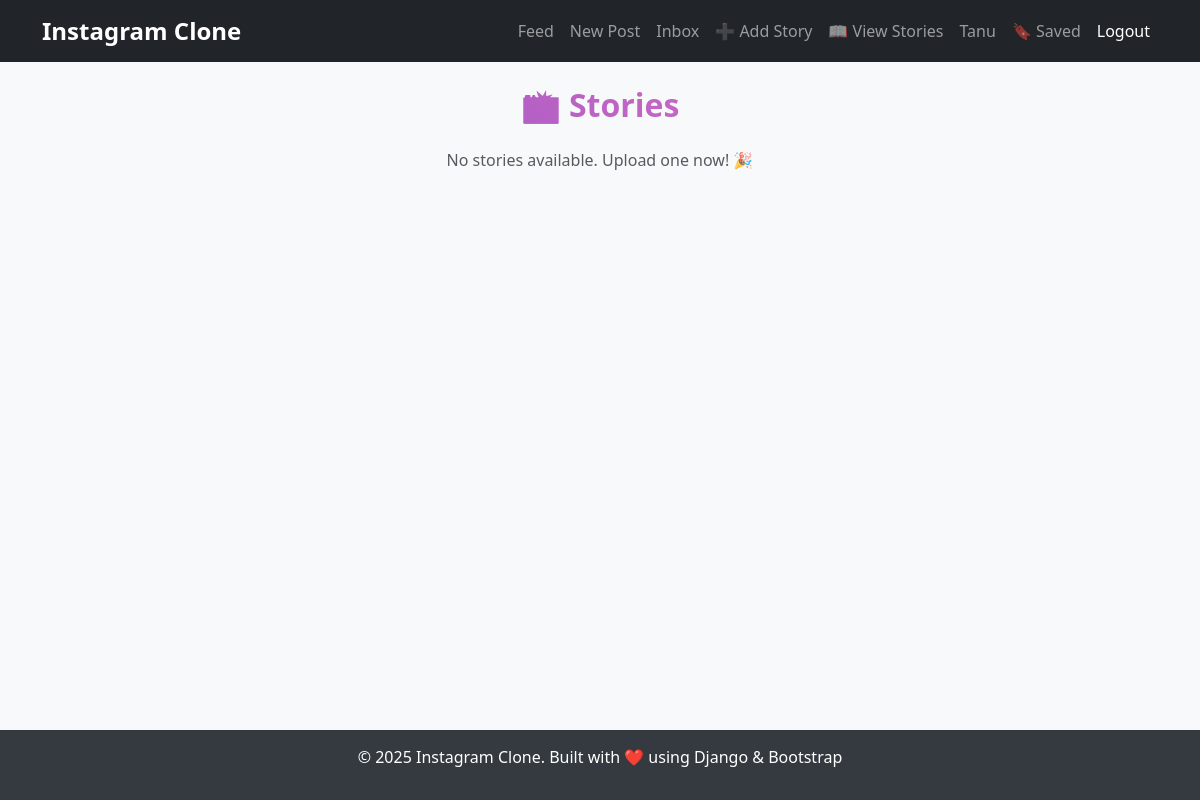
Page /stories/show_stories/ (signed in) on the earlier database version.
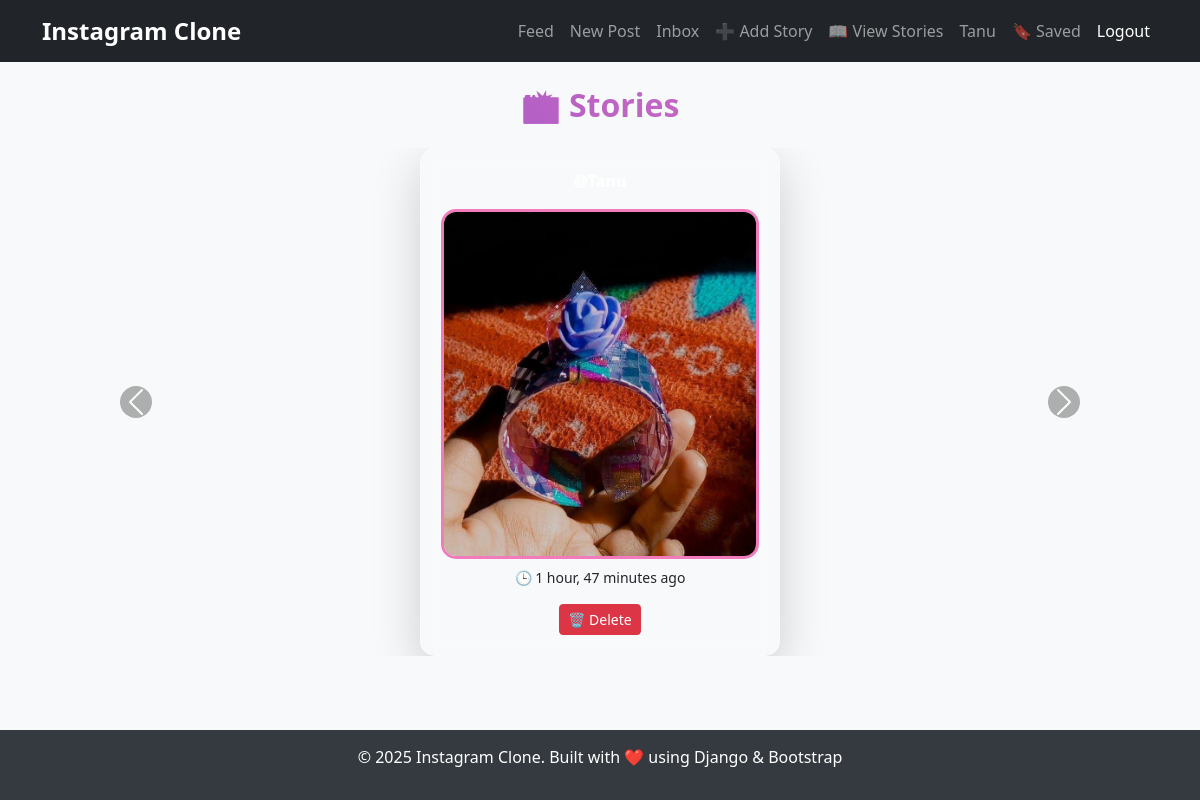
Same page on the later database version.
### users/models.py (models this page shows, shortened)
class CustomUser(AbstractUser):
    bio = models.TextField(blank=True, null=True)
    profile_picture = models.ImageField(upload_to='profile_pics/', blank=True, null=True)

### stories/models.py (models this page shows, shortened)
class Story(models.Model):
    user = models.ForeignKey(settings.AUTH_USER_MODEL, on_delete=models.CASCADE)
    image = models.ImageField(
        upload_to="stories/images/",
        validators=[FileExtensionValidator(allowed_extensions=["jpg", "jpeg", "png"])]
    )
    created_at = models.DateTimeField(auto_now_add=True)

### stories/views.py (the view)
# urls.py: path("show_stories/", show_stories, name="show_stories"),
@login_required
def show_stories(request):
    stories = Story.objects.filter(created_at__gte=timezone.now() - timedelta(hours=24))
    return render(request, "show_stories.html", {"stories": stories})

### templates/show_stories.html (shortened to what this page needs)
{% extends "base.html" %}
{% block content %}
<div class="container">
    <h2 class="text-center my-4 text-gradient">📸 Stories</h2>
    {% if stories %}
    <div id="storyCarousel" class="carousel slide" data-bs-ride="carousel">
        <div class="carousel-inner">
            {% for story in stories %}
                <div class="carousel-item {% if forloop.first %}active{% endif %}">
                    <div class="d-flex justify-content-center">
                        <div class="story-card glassmorphism shadow-lg">
                            <div class="card-body text-center">
                                <p class="fw-bold text-white">@{{ story.user.username }}</p>
                                <img src="{{ story.image.url }}" alt="Story Image" class="story-media">
                                <p class=" small mt-2">🕒 {{ story.created_at|timesince }} ago</p>
                                {% if story.user == request.user %}
                                    <form action="{% url 'delete_story' story.id %}" method="post">
                                        <button type="submit" class="btn btn-danger btn-sm">🗑 Delete</button>
                                    </form>
                                {% endif %}
                            </div>
                        </div>
                    </div>
                </div>
            {% endfor %}
        </div>
        <button class="carousel-control-prev custom-arrow" type="button" data-bs-target="#storyCarousel" data-bs-slide="prev">
            <span class="carousel-control-prev-icon" aria-hidden="true"></span>
        </button>
        <button class="carousel-control-next custom-arrow" type="button" data-bs-target="#storyCarousel" data-bs-slide="next">
            <span class="carousel-control-next-icon" aria-hidden="true"></span>
        </button>
    </div>
    {% else %}
        <p class="text-center text-muted">No stories available. Upload one now! 🎉</p>
    {% endif %}
</div>
{% endblock %}

### templates/base.html (shortened to what this page needs)
<!DOCTYPE html>
<html lang="en">
<head>
    <link rel="stylesheet" href="https://cdn.jsdelivr.net/npm/bootstrap@5.3.0/dist/css/bootstrap.min.css">
</head>
<body>
    <nav class="navbar navbar-expand-lg navbar-dark bg-dark">
        <div class="container">
            <a class="navbar-brand" href="/">Instagram Clone</a>
            <div class="collapse navbar-collapse" id="navbarNav">
                <ul class="navbar-nav ms-auto">
                    {% if user.is_authenticated %}
                        <li class="nav-item"><a class="nav-link" href="{% url 'feed' %}">Feed</a></li>
                        <li class="nav-item"><a class="nav-link" href="{% url 'create_post' %}">New Post</a></li>
                        <li class="nav-item"><a class="nav-link" href="{% url 'inbox' %}">Inbox</a></li>
                        <li class="nav-item"><a class="nav-link" href="{% url 'create_story' %}">➕ Add Story</a></li>
                        <li class="nav-item"><a class="nav-link" href="{% url 'show_stories' %}">📖 View Stories</a></li>
                        <li class="nav-item">
                            <a class="nav-link" href="{% url 'profile' %}">
                                {{ user.username }}
                            </a>
                        </li>
                        {% if user.is_authenticated %}
                            <li class="nav-item"><a class="nav-link" href="{% url 'saved_posts' %}">🔖 Saved</a></li>
                        {% endif %}
                        <li class="nav-item">
                            <a class="nav-link btn btn-danger btn-sm text-white" href="{% url 'logout' %}">Logout</a>
                        </li>
                    {% else %}
                        <li class="nav-item"><a class="nav-link" href="{% url 'login' %}">Login</a></li>
                        <li class="nav-item"><a class="nav-link" href="{% url 'signup' %}">Sign Up</a></li>
                    {% endif %}
                </ul>
            </div>
        </div>
    </nav>
    <div class="container mt-4">
        {% block content %}{% endblock %}
    </div>
    <div class="footer">
        <p>&copy; 2025 Instagram Clone. Built with ❤️ using Django & Bootstrap</p>
    </div>
</body>
</html>

### templates/base.html (style rules this page uses)
body { background-color: #f8f9fa; }
.navbar-brand { font-weight: bold; font-size: 1.5rem; }
.footer { text-align: center; padding: 15px; background: #343a40; color: white; position: fixed; bottom: 0; width: 100%; }

### templates/show_stories.html (style rules this page uses)
.text-gradient { font-size: 2rem; font-weight: bold; background: linear-gradient(45deg, #874CCC, #F27BBD); -webkit-background-clip: text; -webkit-text-fill-color: transparent; }
.glassmorphism { width: 90%; max-width: 360px; padding: 20px; border-radius: 15px; background: rgba(255, 255, 255, 0.1); backdrop-filter: blur(10px); box-shadow: 0 8px 32px rgba(0, 0, 0, 0.2); border: 1px solid rgba(255, 255, 255, 0.2); transition: transform 0.3s ease-in-out; }
.story-media { width: 100%; height: 350px; border-radius: 15px; object-fit: cover; border: 3px solid #F27BBD; }
.custom-arrow .carousel-control-prev-icon, .custom-arrow .carousel-control-next-icon { background-color: rgba(0, 0, 0, 0.6); border-radius: 50%; padding: 15px; transition: all 0.3s ease-in-out; }

Differences in the rows shown:
added Story: image (picture), created_at "1 hour, 47 minutes", shows "🗑 Delete"
Other differences:
text no longer shown: "No stories available. Upload one now! 🎉"
